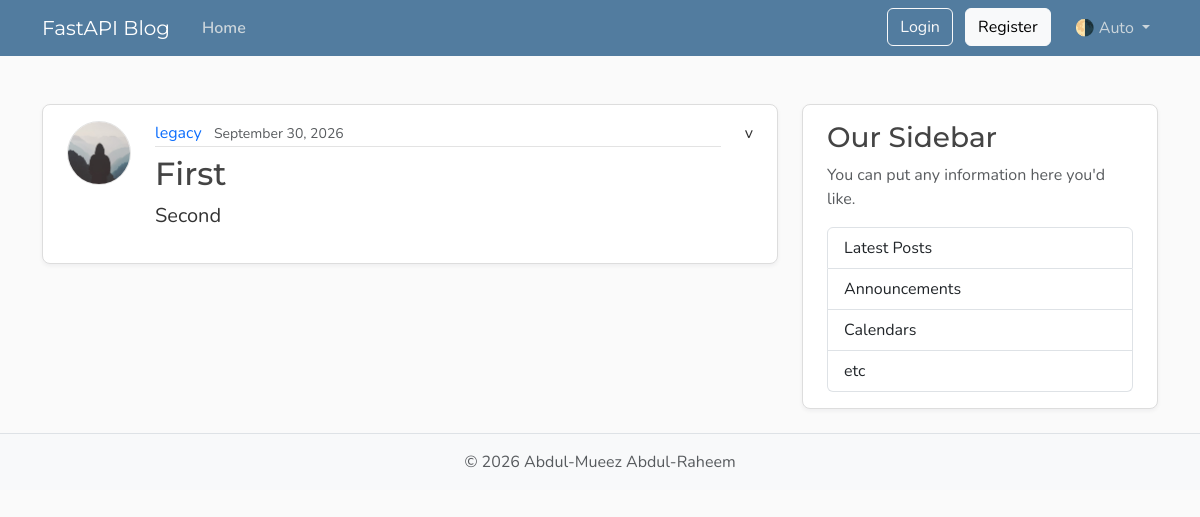
Page /posts on the earlier database version.
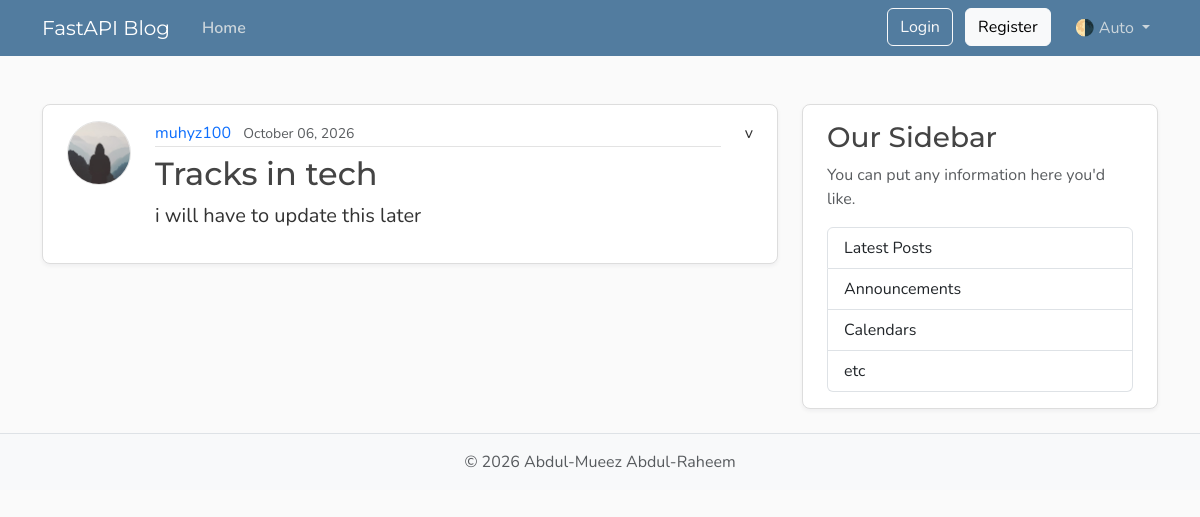
Same page on the later database version.
### model.py (models this page shows)
class Post(Base):
    __tablename__ = "posts"
    id: Mapped[int] = mapped_column(Integer, primary_key=True, index=True)
    title: Mapped[str] = mapped_column(String(100), nullable=False)
    content: Mapped[str] = mapped_column(Text, nullable=False)
    user_id: Mapped[int] = mapped_column(
        ForeignKey("users.id"),
        nullable=False,
        index=True,
    )
    date_posted: Mapped[datetime] = mapped_column(
        DateTime(timezone=True),
        default=lambda: datetime.now(UTC),
    )
    author: Mapped[User] = relationship(back_populates="posts")

class User(Base):
    __tablename__ = "users"
    id: Mapped[int] = mapped_column(Integer, primary_key=True, index=True)
    username: Mapped[str] = mapped_column(String(50), unique=True, nullable=False)
    email: Mapped[str] = mapped_column(String(120), unique=True, nullable=False)
    password_hash: Mapped[str] = mapped_column(String(200), nullable=False)
    image_file: Mapped[str | None] = mapped_column(
        String(200),
        nullable=True,
        default=None,
    )
    posts: Mapped[list[Post]] = relationship(back_populates="author", cascade="all, delete-orphan")
    @property
    def image_path(self) -> str:
        if self.image_file:
            return f"/media/profile_pics/{self.image_file}"
        return "/static/profile_pics/default.jpg"

### main.py (the view)
@app.get("/", include_in_schema=False, name="home")
@app.get("/posts", include_in_schema=False, name="posts")
async def home(request: Request, db: Annotated[AsyncSession, Depends(get_db)]):
    result = await db.execute(select(model.Post).options(selectinload(model.Post.author)).order_by(model.Post.date_posted.desc()))
    posts = result.scalars().all()
    return templates.TemplateResponse(
        request,
        "home.html",
        {"posts": posts, "title": "Home"},
    )

### database.py (called while the page is built)
async def get_db():
    async with AsyncSessionLocal() as session:
        yield session

### templates/home.html
{% extends "layout.html"%}
{% block content %}
    {% for post in posts %}
        <article class="content-section py-3 px-4 mb-4">
            <div class="d-flex align-items-start gap-4">
                <img class="rounded-circle article-img flex-shrink-0"
                    src="{{post.author.image_path}}"
                    alt="{{ post.author.username}}'s profile picture"
                    width="64"
                    height="64"
                    loading="lazy">
                <div class="flex-grow-1">
                    <div class="article-metadata mb-2">
                        <a class="me-2" href="{{ url_for("user_posts", user_id=post.author.id) }}">{{ post.author.username }}</a>
                        <small class="text-body-secondary">{{ post.date_posted.strftime("%B %d, %Y") }}</small>
                    </div>
                    <h2>
                        <a class="article-title" href="{{ url_for("post_page", post_id=post.id)}}">{{ post.title }}</a>
                    </h2>
                    <p class="article-content">{{ post.content }}</p>
                </div>v
            </div>
        </article>
    {% endfor %}
{%endblock content %}

### templates/layout.html (shortened to what this page needs)
<!DOCTYPE html>
<html lang="en">
 <head>
    <link href="https://cdn.jsdelivr.net/npm/bootstrap@5.3.8/dist/css/bootstrap.min.css"
          rel="stylesheet"
>
    <link rel="stylesheet"
          type="text/css"
          href="{{ url_for("static", path='css/main.css') }}">
 </head>
<body>
     <header class="site-header">
            <nav class="navbar navbar-expand-md bg-steel fixed-top"
                 data-bs-theme="dark">
                <div class="container">
                    <a class="navbar-brand me-4" href="{{ url_for("home") }}">FastAPI Blog</a>
                    <div class="collapse navbar-collapse" id="navbarToggle">
                        <div class="navbar-nav me-auto">
                            <a class="nav-link active"
                               aria-current="page"
                               href="{{ url_for("home") }}">Home</a>
                        </div>
                        <div class="navbar-nav">
                            <div id="loggedOutNav">
                                <a class="btn btn-outline-light mb-2 mb-md-0 me-md-2"
                                   href="{{ url_for("login_page") }}">Login</a>
                                <a class="btn btn-light mb-2 mb-md-0 me-md-3"
                                   href="{{ url_for("register_page") }}">Register</a>
                            </div>
                            <div class="nav-item dropdown">
                                <a class="nav-link dropdown-toggle"
                                   href="#"
                                   role="button"
                                   id="bd-theme"
                                   data-bs-toggle="dropdown"
                                   aria-expanded="false">
                                    <span id="bd-theme-text">🌗 Auto</span>
                                </a>
                            </div>
                        </div>
                    </div>
                </div>
            </nav>
        </header>
    <<main role="main" class="container">
      <div class="row">
        <div class="col-md-8">
          {% block content %}
          {% endblock content %}
        </div>
        <aside class="col-md-4">
          <div class="content-section py-3 px-4 mb-4">
            <h3>Our Sidebar</h3>
            <p class="text-body-secondary">You can put any information here you'd like.</p>
            <ul class="list-group">
              <li class="list-group-item">Latest Posts</li>
              <li class="list-group-item">Announcements</li>
              <li class="list-group-item">Calendars</li>
              <li class="list-group-item">etc</li>
            </ul>
          </div>
        </aside>
      </div>
    </main>
    <footer class="mt-auto py-3 bg-body-tertiary border-top">
      <div class="container text-center">
        <p class="text-body-secondary mb-0">
          © <span id="year"></span> Abdul-Mueez Abdul-Raheem
        </p>
      </div>
    </footer>
</body>
</html>

### static/css/main.css (style rules this page uses)
:root { --font-heading: "Montserrat", system-ui, -apple-system, BlinkMacSystemFont, sans-serif; --font-body: "Nunito", system-ui, -apple-system, BlinkMacSystemFont, sans-serif; --color-bg-body: #fafafa; --color-bg-content: #ffffff; --color-text-primary: #333333; --color-text-heading: #444444; --color-steel: #527c9f; --color-nav-link: #cbd5db; --color-nav-link-hover: #ffffff; --color-link-hover: #428bca; --color-border: #dddddd; --color-border-light: #e3e3e3; --spacing-xl: 5rem; --article-img-size: 4rem; --account-img-size: 7.813rem; }
body { font-family: var(--font-body); background: var(--color-bg-body); color: var(--color-text-primary); }
main { padding-top: var(--spacing-xl); }
h1, h2, h3, h4, h5, h6 { font-family: var(--font-heading); color: var(--color-text-heading); }
.navbar-brand { font-family: var(--font-heading); }
a { text-decoration: none; }
.bg-steel { background-color: var(--color-steel); }
.site-header .navbar-nav .nav-link { color: var(--color-nav-link); transition: color 0.2s ease-in-out; }
.site-header .navbar-nav .nav-link.active { font-weight: 600; }
.content-section { background: var(--color-bg-content); border: 1px solid var(--color-border); border-radius: 0.5rem; box-shadow: 0 2px 4px rgba(15, 23, 42, 0.05); transition: box-shadow 0.15s ease, transform 0.15s ease, border-color 0.15s ease; }
.article-title { color: var(--color-text-heading); transition: color 0.2s ease-in-out; }
.article-content { white-space: pre-line; font-size: 1.25rem; }
.article-img { height: var(--article-img-size); width: var(--article-img-size); flex-shrink: 0; object-fit: cover; border: 1px solid var(--color-border-light); box-shadow: 0 0 0 2px var(--color-bg-content); }
.article-metadata { padding-bottom: 0.063rem; border-bottom: 1px solid var(--color-border-light); }
.article-metadata a { transition: color 0.2s ease-in-out; }
[data-bs-theme="dark"] { --color-bg-body: #1a1a1a; --color-bg-content: #2d2d2d; --color-text-primary: #e0e0e0; --color-text-heading: #f0f0f0; --color-border: #404040; --color-border-light: #4a4a4a; }

Differences in the rows shown:
removed Post: author.username "legacy", date_posted "September 30, 2026", title "First", content "Second"
added Post: author.username "muhyz100", date_posted "October 06, 2026", title "Tracks in tech", content "i will have to update this later"
